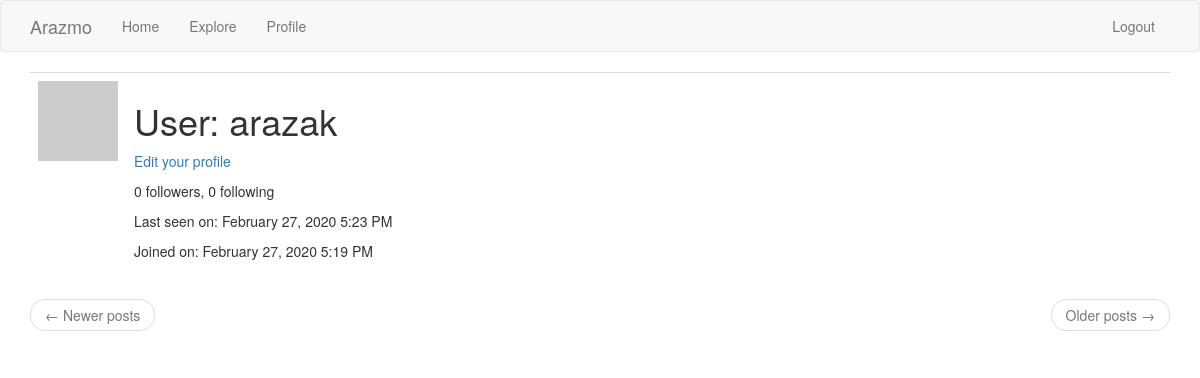
Screenshot of /arazak (signed in) with the database file from the repository.
### app/models.py (models this page shows, shortened)
class User(UserMixin, db.Model):
    id = db.Column(db.Integer, primary_key=True)
    username = db.Column(db.String(64), index=True, unique=True)
    email = db.Column(db.String(120), index=True, unique=True)
    password_hash = db.Column(db.String(128))
    posts = db.relationship('Post', backref='author', lazy='dynamic')
    about_me = db.Column(db.String(140))
    date_joined = db.Column(db.DateTime(64), default=datetime.utcnow)
    last_seen = db.Column(db.DateTime(64), default=datetime.utcnow)
    followed = db.relationship(
        'User', secondary=followers,
        primaryjoin=(followers.c.follower_id == id),
        secondaryjoin = (followers.c.followed_id == id),
        backref=db.backref('followers', lazy='dynamic'), lazy='dynamic'
    )
    def avatar(self, size):
        digest = md5(self.email.lower().encode('utf8')).hexdigest()
        return 'https://www.gravatar.com/avatar/{}?d=identicon&s={}'.format(digest, size)

### app/main/routes.py (the view)
@bp.route("/<username>")
@login_required
def user(username):
  user = User.query.filter_by(username=username).first_or_404()
  page = request.args.get('page', 1, type=int)
  posts = user.posts.order_by(Post.timestamp.desc()).paginate(
    page, current_app.config['POSTS_PER_PAGE'], False)
  next_url = url_for('main.user', username=user.username, page=posts.next_num) \
    if posts.has_next else None
  prev_url = url_for('main.user', username=user.username, page=posts.prev_num) \
    if posts.has_prev else None
  return render_template("user.html", user=user, posts=posts.items, next_url=next_url, prev_url=prev_url)

### app/main/routes.py (called while the page is built)
@bp.before_request
def before_request():
  if current_user.is_authenticated:
    current_user.last_seen = datetime.utcnow()
    db.session.commit()
  g.locale = str(get_locale())

### app/models.py (called while the page is built)
@login.user_loader
def load_user(id):
    return User.query.get(int(id))

### app/templates/user.html (shortened to what this page needs)
{% extends "base.html" %}
{% block app_content %}
    <table class="table table-hover">
        <tr>
            <td width="80px"><img src="{{ user.avatar(80) }}"></td>
            <td>
                <h1>{{ _('User') }}: {{ user.username }}</h1>
                {% if user == current_user %}
                <p><a href="{{ url_for('main.edit_profile') }}">{{ _('Edit your profile') }}</a></p>
                {% elif not current_user.is_following(user) %}
                <p><a href="{{ url_for('main.follow', username=user.username) }}">{{ _('Follow') }}</a></p>
                {% else %}
                <p><a href="{{ url_for('main.unfollow', username=user.username) }}">{{ _('Unfollow') }}</a></p>
                {% endif %}
                <p>{{ _('%(count)d followers', count=user.followers.count()) }}, {{ _('%(count)d following', count=user.followed.count()) }}</p>
                {% if user.last_seen %}
                <p>{{ _('Last seen on') }}: {{ moment(user.last_seen).format('LLL') }}</p>
                {% endif %}
                {% if user.date_joined %}
                <p>{{ _('Joined on') }}: {{ moment(user.date_joined).format('LLL') }}</p>
                {% endif %}
            </td>
        </tr>
    </table>
    <nav aria-label="...">
        <ul class="pager">
            <li class="previous{% if not prev_url %} disabled{% endif %}">
                <a href="{{ prev_url or '#' }}">
                    <span aria-hidden="true">&larr;</span> {{ _('Newer posts') }}
                </a>
            </li>
            <li class="next{% if not next_url %} disabled{% endif %}">
                <a href="{{ next_url or '#' }}">
                    {{ _('Older posts') }} <span aria-hidden="true">&rarr;</span>
                </a>
            </li>
        </ul>
    </nav>
{% endblock %}

### rows the page displays
User: username "arazak", last_seen "February 27, 2020 5:23 PM", date_joined "February 27, 2020 5:19 PM"
